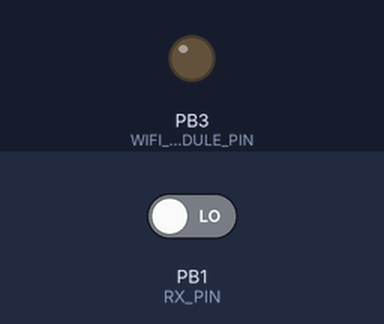
The sketch below on a simulated ATtiny85, built with avr-gcc and run on an emulated ATtiny85. Shown: output pins drawn as LEDs (lit = HIGH). Inputs (shaded band) come from the test bench; at power-on: PB1 (RX_PIN) LOW. Sleep ends after the set time or at an interrupt.

Above: at 8.1 s.
At 32.7 s:
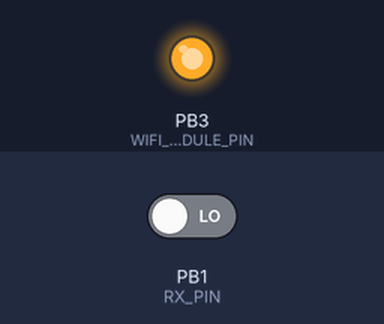
Timing chart, 0 to 63.9 s (numbered marks = the images above):
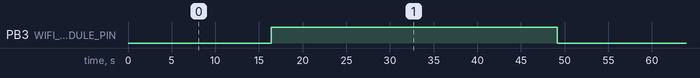

The sketch:

power_controller.ino
```cpp
#include <stdint.h>
#include <avr/sleep.h>
#include <avr/power.h>
#include <avr/wdt.h>
#include <avr/interrupt.h>

enum WatchDogTimeout {
  WDT_16ms = 0,
  WDT_32ms,
  WDT_64ms,
  WDT_128ms,
  WDT_250ms,
  WDT_500ms,
  WDT_1sec,
  WDT_2sec,
  WDT_4sec,
  WDT_8sec
};

enum PowerState {
  // The wifi module is off, while power controller is
  // in deep sleep and can be woken up by a watchdog timer.
  SLEEP_WIFI_OFF,
  // The wifi module is on, while power controller is in
  // deep sleep and can be woken up by a watchdog timer
  // or an external interrupt.
  SLEEP_WIFI_ON,
  // The power controller warns the Wifi module it is time
  // to shutdown and then it goes to deep sleep for a
  // limited period. The Wifi module can ask to postpone
  // shutdown if it is not ready yet.
  PREPARE_SHUTDOWN
};

const uint8_t TX_PIN = PB0;
const uint8_t RX_PIN = PB1;
const uint8_t WIFI_MODULE_PIN = PB3; // Controls the power to the Wifi module

WatchDogTimeout currentTimeout = WDT_8sec; // Current watchdog timeout

unsigned long timeWeHaveSlept = 0; // The total amount of time we have been asleep
volatile bool watchDogBarked = false; // Flag to determine the source of a wake up
bool watchDogEnabled = false;

const unsigned long WIFI_OFF_SLEEP_DURATION = 16000UL; // TO-DO: Change this to something larger
const unsigned long WIFI_ON_SLEEP_DURATION = 16000UL; // TO-DO: Change this to something larger
const unsigned long WIFI_PREPARE_SHUTDOWN_DURATION = 10000UL;

volatile bool signalFromWifiModule = false; // Flag to determine if WiFi module has signaled us

PowerState currentState = SLEEP_WIFI_OFF; // Current operational state

/**
   Change interrupt routine (e.g. when WiFi module signals us)
*/
ISR (PCINT0_vect) {
  // Only consider interrupts from the defined source and during the proper state(s)
  if ((currentState == SLEEP_WIFI_ON) && (digitalRead(RX_PIN) == HIGH)) {
    signalFromWifiModule = true;
  }
}

/**
  Watchdog interrupt routine to be triggered when watchdog times out.
*/
ISR(WDT_vect) {
  watchDogBarked = true;
  wdt_disable(); // Disable watchdog so it does not get automatically retriggered
}

/**
    Sets up watchdog to be triggered (once) after the specified time
    @param wdt  the watchdog timeout duration
*/
void triggerWatchDogIn(WatchDogTimeout wdt) {
  // Adopted from InsideGadgets (www.insidegadgets.com)
  byte timeoutVal = wdt & 7;
  if (wdt > 7) {
    timeoutVal |= (1 << 5);
  }
  timeoutVal |= (1 << WDCE);

  MCUSR &= ~(1 << WDRF);
  WDTCR |= (1 << WDCE) | (1 << WDE); // Start timed sequence
  WDTCR = timeoutVal;
  WDTCR |= _BV(WDIE);
  wdt_reset();  // Pat the dog
  currentTimeout = wdt;
}

/**
   Sets the MCU into a deep sleep state until a change interrupt is triggered
*/
void goToSleep() {
  set_sleep_mode(SLEEP_MODE_PWR_DOWN);
  ADCSRA = 0; // Turn off ADC
  power_all_disable(); // Power off ADC, Timer 0 and 1, serial interface
  sleep_enable();
  sleep_cpu(); // Sleep here and wait for an interrupt or watchdog bark
  sleep_disable();
  power_all_enable(); // Power everything back on
}

/**
   Sets up pin change interrupt for RX
*/
void setupRXInterrupt() {
  PCMSK |= bit (PCINT1); // Want pin D1 (PB1)
  GIFR |= bit (PCIF); // Clear any outstanding interrupts
  GIMSK |= bit (PCIE); // Enable pin change interrupts
}

/**
   A utility method to derive a watchdog timeout's duration
   @return the amount of milliseconds corresponding to a watchdog timeout
*/
unsigned long getTimeoutDuration() {
  return 1 << (currentTimeout + 4);
}

/**
    Puts the MCU to deep sleep and uses a watchdog timeout to wake it up after
    the currently set timeout. Monitors how long it has remained asleep since the
    last time it signaled a wake up.
    @param  totalSleepDuration how long to sleep in milliseconds
    @return                    whether it has remained asleep enough
*/
bool stayAsleepFor(const unsigned long totalSleepDuration) {
  // If watchdog is not enabled, then we either just arrived from a different state
  // or from a watchdog bark. Therefore we need to set another watchdog timer.
  if (!watchDogEnabled) {
    // If watchdog is not enabled and we are in this state
    // then we should set it up.
    triggerWatchDogIn(currentTimeout);
    watchDogEnabled = false;
  }
  // Go to deep sleep until an interrupt or watchdog bark occurs
  goToSleep();
  // We might have gone out of sleep due to an interrupt so make sure that we
  // know what we are doing depending on who interrupted our sleep.
  if (watchDogBarked) {
    watchDogBarked = false;
    watchDogEnabled = false;
    timeWeHaveSlept += getTimeoutDuration(); // Log how much time we've been in this state
    // Check if it is time to signal a state change
    if (timeWeHaveSlept >= totalSleepDuration) {
      timeWeHaveSlept = 0;
      return true;
    }
  }
  return false;
}

/**
   Notify the WiFi module that it is time to shut down
*/
void notifyWifiShutdown() {
  // Send a short pulse
  pinMode(TX_PIN, OUTPUT);
  digitalWrite(TX_PIN, HIGH);
  delayMicroseconds(5);
  digitalWrite(TX_PIN, LOW);
  pinMode(TX_PIN, INPUT);
}

void setup() {
  // Setup I/O pins
  pinMode(RX_PIN, INPUT);
  pinMode(TX_PIN, INPUT); // Set it as an input to avoid strange parasitic voltages
  pinMode(WIFI_MODULE_PIN, OUTPUT);

  // Initialize the pin states
  digitalWrite(WIFI_MODULE_PIN, LOW);

  setupRXInterrupt();
}

void loop() {
  switch (currentState) {
    case SLEEP_WIFI_OFF:
      {
        bool timeToChangeState = stayAsleepFor(WIFI_OFF_SLEEP_DURATION);
        if (timeToChangeState) {
          currentState = SLEEP_WIFI_ON;
          digitalWrite(WIFI_MODULE_PIN, HIGH); // Turn WiFi module on
        }
        break;
      }
    case SLEEP_WIFI_ON:
      {
        bool timeToChangeState = stayAsleepFor(WIFI_ON_SLEEP_DURATION);
        if (timeToChangeState || signalFromWifiModule) {
          currentState = PREPARE_SHUTDOWN;
          notifyWifiShutdown();

          signalFromWifiModule = false;
          timeWeHaveSlept = 0; // Reset this in case sleep was prematurely halted by an interrupt
        }
        break;
      }
    case PREPARE_SHUTDOWN:
      {
        bool timeToChangeState = stayAsleepFor(WIFI_PREPARE_SHUTDOWN_DURATION);
        // Since the timeout and the interrupt have different results we must
        // guard the sensitive area.
        noInterrupts();
        if (timeToChangeState) {
          currentState = SLEEP_WIFI_OFF;
          digitalWrite(WIFI_MODULE_PIN, LOW); // Turn WiFi module off
        } else if (signalFromWifiModule) {
          currentState = SLEEP_WIFI_ON; // Give it more time before turnign off
          timeWeHaveSlept = 0; // Reset since sleep was halted by an interrupt
        }
        signalFromWifiModule = false;
        interrupts();
        break;
      }
    default:
      break;
  }
}
```

Measured:
- by itself, PB3 (WIFI_MODULE_PIN): alternates HIGH for 32.8 s and LOW for 16.4 s
